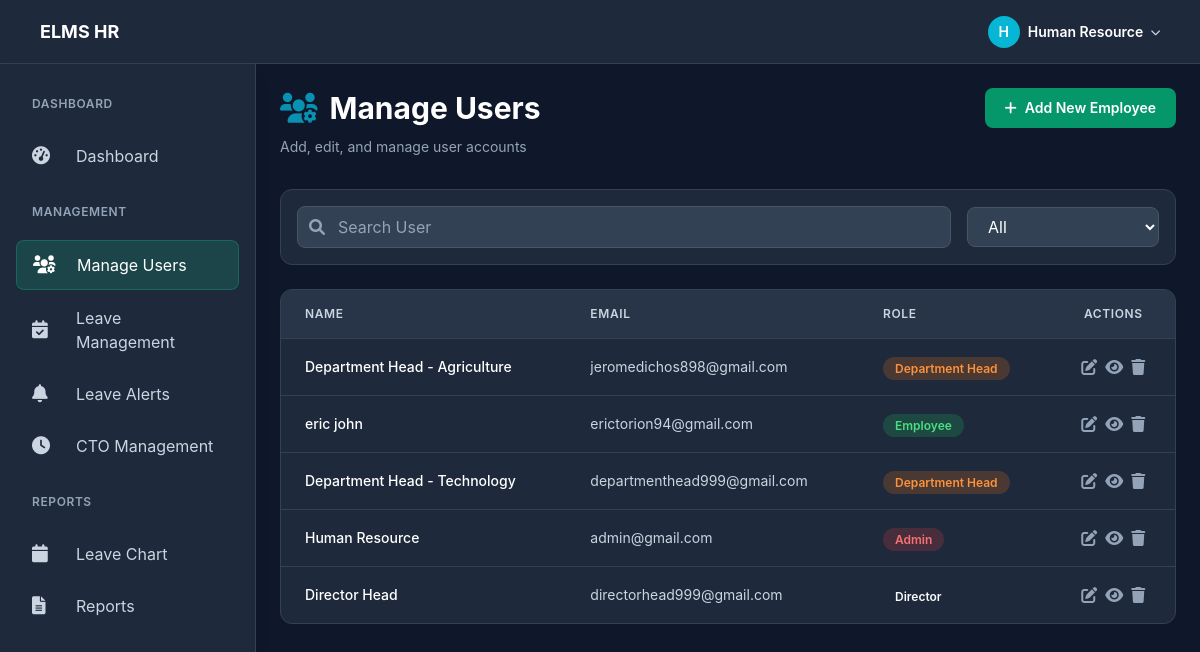
The app's page /app/modules/admin/views/manage_user.php (signed in) with its own data.
### tables this page shows
CREATE TABLE `employees` (
  `id` int(11) NOT NULL,
  `email` varchar(255) NOT NULL,
  `email_verified` tinyint(1) DEFAULT 0,
  `verification_token` varchar(255) DEFAULT NULL,
  `verification_expires` datetime DEFAULT NULL,
  `account_status` enum('pending','active','suspended') DEFAULT 'pending',
  `contact` varchar(20) DEFAULT NULL,
  `department` varchar(100) DEFAULT NULL,
  `position` varchar(100) DEFAULT NULL,
  `password` varchar(255) NOT NULL,
  `name` varchar(255) NOT NULL,
  `role` enum('employee','manager','admin','director') DEFAULT 'employee',
  `sick_leave_balance` int(11) DEFAULT 10,
  `emergency_leave_balance` int(11) DEFAULT 0,
  `maternity_leave_balance` int(11) DEFAULT 0,
  `paternity_leave_balance` int(11) DEFAULT 0,
  `study_leave_balance` int(11) DEFAULT 0,
  `created_at` timestamp NOT NULL DEFAULT current_timestamp(),
  `vacation_leave_balance` int(11) DEFAULT 15,
  `special_leave_privilege_balance` int(11) DEFAULT 3,
  `solo_parent_leave_balance` int(11) DEFAULT 7,
  `vawc_leave_balance` int(11) DEFAULT 10,
  `rehabilitation_privilege_balance` int(11) DEFAULT 0,
  `special_women_leave_balance` int(11) DEFAULT 0,
  `special_emergency_leave_balance` int(11) DEFAULT 0,
  `adoption_leave_balance` int(11) DEFAULT 0,
  `mandatory_leave_balance` int(11) DEFAULT 0,
  `service_start_date` date DEFAULT NULL,
  `last_leave_credit_update` date DEFAULT NULL,
  `special_privilege_leave_balance` decimal(5,2) DEFAULT 3.00,
  `rehabilitation_leave_balance` decimal(5,2) DEFAULT 0.00,
  `terminal_leave_balance` int(11) DEFAULT 0,
  `gender` enum('male','female') DEFAULT 'male',
  `is_solo_parent` tinyint(1) DEFAULT 0,
  `remember_token` varchar(255) DEFAULT NULL,
  `remember_token_expires` datetime DEFAULT NULL,
  `password_reset_token` varchar(255) DEFAULT NULL,
  `password_reset_expires` datetime DEFAULT NULL,
  `cto_balance` decimal(5,2) DEFAULT 0.00,
  `bereavement_leave_balance` int(11) DEFAULT 3,
  `profile_picture` varchar(255) DEFAULT NULL
);

### app/modules/admin/views/manage_user.php (the view, shortened to what this page needs)
<?php
require_once '../../../../config/database.php';
$stmt = $pdo->query("SELECT * FROM employees ORDER BY department ASC, position ASC, name ASC");
$users = $stmt->fetchAll();
include '../../../../includes/admin_header.php';
?>
<div style="display: flex; align-items: flex-start; justify-content: space-between; margin-bottom: 2rem;">
    <div>
        <h1 class="elms-h1" style="margin-bottom: 0.5rem; display: flex; align-items: center;">
            <i class="fas fa-users-cog" style="color: #0891b2; margin-right: 0.75rem;"></i>Manage Users
        </h1>
        <p class="elms-text-muted">Add, edit, and manage user accounts</p>
    </div>
    <button type="button" onclick="openAddUserModal()" class="elms-btn elms-btn-primary" style="display: inline-flex; align-items: center; gap: 0.5rem; white-space: nowrap; padding: 0.625rem 1.25rem; font-weight: 600;">
        <i class="fas fa-plus"></i>Add New Employee
    </button>
</div>
                <div class="bg-slate-800 rounded-xl border border-slate-700 p-4 mb-6">
                    <div class="flex items-center justify-between gap-4">
                        <div class="flex-1">
                            <div class="relative">
                                <i class="fas fa-search absolute left-3 top-1/2 transform -translate-y-1/2 text-slate-400"></i>
                                <input type="text" id="searchUsers" placeholder="Search User"
                                       class="w-full pl-10 pr-4 py-2 bg-slate-700 border border-slate-600 rounded-lg text-white placeholder-slate-400 focus:outline-none focus:ring-2 focus:ring-primary focus:border-transparent"
                                       onkeyup="filterUsers()">
                            </div>
                        </div>
                        <div class="w-48">
                            <select id="filterRole" class="w-full px-4 py-2 bg-slate-700 border border-slate-600 rounded-lg text-white focus:outline-none focus:ring-2 focus:ring-primary focus:border-transparent" onchange="filterUsers()">
                                <option value="">All</option>
                            </select>
                        </div>
                    </div>
                </div>
                <div class="bg-slate-800 rounded-xl border border-slate-700 overflow-hidden">
                    <div class="overflow-x-auto">
                        <table class="w-full">
                            <thead>
                                <tr class="bg-slate-700/50 border-b border-slate-700">
                                    <th class="px-6 py-4 text-left text-xs font-semibold text-slate-300 uppercase tracking-wider">Name</th>
                                    <th class="px-6 py-4 text-left text-xs font-semibold text-slate-300 uppercase tracking-wider">Email</th>
                                    <th class="px-6 py-4 text-left text-xs font-semibold text-slate-300 uppercase tracking-wider">Role</th>
                                    <th class="px-6 py-4 text-center text-xs font-semibold text-slate-300 uppercase tracking-wider">Actions</th>
                                </tr>
                            </thead>
                            <tbody class="divide-y divide-slate-700">
                                <?php foreach ($users as $user): ?>
                                <tr id="user-row-<?php echo $user['id']; ?>" class="user-row hover:bg-slate-700/30 transition-colors"
                                    data-name="<?php echo htmlspecialchars($user['name']); ?>"
                                    data-email="<?php echo htmlspecialchars($user['email']); ?>"
                                    data-role="<?php echo htmlspecialchars($user['role']); ?>">
                                    <td class="px-6 py-4">
                                        <div class="text-sm font-medium text-white"><?php echo htmlspecialchars($user['name']); ?></div>
                                    </td>
                                    <td class="px-6 py-4">
                                        <div class="text-sm text-slate-300"><?php echo htmlspecialchars($user['email']); ?></div>
                                    </td>
                                    <td class="px-6 py-4">
                                        <span class="px-3 py-1 rounded-full text-xs font-semibold <?php
                                            echo $user['role'] === 'admin' ? 'bg-red-500/20 text-red-400' :
                                                ($user['role'] === 'manager' ? 'bg-orange-500/20 text-orange-400' :
                                                ($user['role'] === 'director' ? 'bg-purple-500/20 text-purple-400' : 'bg-green-500/20 text-green-400'));
                                        ?>">
                                            <?php
                                                echo $user['role'] === 'manager' ? 'Department Head' :
                                                    ($user['role'] === 'director' ? 'Director' : ucfirst($user['role']));
                                            ?>
                                        </span>
                                    </td>
                                    <td class="px-6 py-4">
                                        <div class="flex items-center justify-center gap-2">
                                            <button onclick="editUser(<?php echo $user['id']; ?>, '<?php echo htmlspecialchars($user['name']); ?>', '<?php echo htmlspecialchars($user['email']); ?>', '<?php echo htmlspecialchars($user['contact'] ?? ''); ?>', '<?php echo htmlspecialchars($user['position'] ?? ''); ?>', '<?php echo htmlspecialchars($user['department'] ?? ''); ?>', '<?php echo htmlspecialchars($user['role']); ?>')"
                                                    class="text-slate-400 hover:text-primary transition-colors" title="Edit">
                                                <i class="fas fa-edit"></i>
                                            </button>
                                            <button onclick="viewUser(<?php echo $user['id']; ?>)"
                                                    class="text-slate-400 hover:text-blue-400 transition-colors" title="View">
                                                <i class="fas fa-eye"></i>
                                            </button>
                                            <button onclick="deleteUser(<?php echo $user['id']; ?>)"
                                                    class="text-slate-400 hover:text-red-400 transition-colors" title="Delete">
                                                <i class="fas fa-trash"></i>
                                            </button>
                                        </div>
                                    </td>
                                </tr>
                                <?php endforeach; ?>
                            </tbody>
                        </table>
                    </div>
                </div>
        </main>
<?php include '../../../../includes/admin_footer.php'; ?>

### includes/admin_header.php (shortened to what this page needs)
<?php
require_once '../../../../config/database.php';
$stmt = $pdo->prepare("SELECT * FROM employees WHERE id = ?");
$stmt->execute([$_SESSION['user_id']]);
$admin = $stmt->fetch();
$current_page = basename($_SERVER['PHP_SELF']);
?>
<!DOCTYPE html>
<html lang="en">
<head>
    <link rel="stylesheet" href="../../../../assets/css/tailwind.css">
    <link rel="stylesheet" href="../../../../assets/libs/fontawesome/css/all.min.css">
    <link rel="stylesheet" href="../../../../assets/css/elms-dark-theme.css">
</head>
<body style="background-color: #0f172a; margin: 0;">
    <nav class="elms-navbar">
        <div class="elms-navbar-content">
            <div class="elms-logo">
                <span class="elms-logo-text">ELMS HR</span>
            </div>
            <div style="display: flex; align-items: center; gap: 1rem; margin-left: auto;">
                <div style="position: relative;">
                    <button onclick="toggleUserDropdown()" style="display: flex; align-items: center; gap: 0.5rem; background: none; border: none; cursor: pointer; padding: 0;">
                        <div style="width: 32px; height: 32px; background: #06b6d4; border-radius: 50%; display: flex; align-items: center; justify-content: center; color: white; font-weight: 600; font-size: 0.875rem;">
                            <?php echo strtoupper(substr($admin['name'], 0, 1)); ?>
                        </div>
                        <div style="text-align: left;">
                            <div style="color: white; font-weight: 600; font-size: 0.875rem;">
                                <?php echo htmlspecialchars($admin['name']); ?>
                            </div>
                        </div>
                        <i class="fas fa-chevron-down" style="color: #cbd5e1; font-size: 0.625rem;"></i>
                    </button>
                </div>
            </div>
        </div>
    </nav>
    <aside class="elms-sidebar">
        <nav>
            <div class="elms-sidebar-section">
                <h3 class="elms-sidebar-header">Dashboard</h3>
                <a href="dashboard.php" class="elms-sidebar-link <?php echo ($current_page == 'dashboard.php') ? 'active' : ''; ?>">
                    <i class="fas fa-tachometer-alt elms-sidebar-icon"></i>
                    <span>Dashboard</span>
                </a>
            </div>
            <div class="elms-sidebar-section">
                <h3 class="elms-sidebar-header">Management</h3>
                <a href="manage_user.php" class="elms-sidebar-link <?php echo ($current_page == 'manage_user.php') ? 'active' : ''; ?>">
                    <i class="fas fa-users-cog elms-sidebar-icon"></i>
                    <span>Manage Users</span>
                </a>
                <a href="leave_management.php" class="elms-sidebar-link <?php echo ($current_page == 'leave_management.php') ? 'active' : ''; ?>">
                    <i class="fas fa-calendar-check elms-sidebar-icon"></i>
                    <span>Leave Management</span>
                </a>
                <a href="leave_alerts.php" class="elms-sidebar-link <?php echo ($current_page == 'leave_alerts.php') ? 'active' : ''; ?>">
                    <i class="fas fa-bell elms-sidebar-icon"></i>
                    <span>Leave Alerts</span>
                </a>
                <a href="cto_management.php" class="elms-sidebar-link <?php echo ($current_page == 'cto_management.php') ? 'active' : ''; ?>">
                    <i class="fas fa-clock elms-sidebar-icon"></i>
                    <span>CTO Management</span>
                </a>
            </div>
            <div class="elms-sidebar-section">
                <h3 class="elms-sidebar-header">Reports</h3>
                <a href="view_chart.php" class="elms-sidebar-link <?php echo ($current_page == 'view_chart.php') ? 'active' : ''; ?>">
                    <i class="fas fa-calendar elms-sidebar-icon"></i>
                    <span>Leave Chart</span>
                </a>
                <a href="reports.php" class="elms-sidebar-link <?php echo ($current_page == 'reports.php') ? 'active' : ''; ?>">
                    <i class="fas fa-file-alt elms-sidebar-icon"></i>
                    <span>Reports</span>
                </a>
            </div>
        </nav>
    </aside>
    <main class="elms-main">

### assets/css/elms-dark-theme.css (style rules this page uses)
:root { --color-primary: #0891b2; --color-secondary: #f97316; --color-accent: #06b6d4; --color-background: #0f172a; --color-foreground: #f8fafc; --color-muted: #64748b; }
* { box-sizing: border-box; }
body { font-family: -apple-system, BlinkMacSystemFont, "Segoe UI", Roboto, sans-serif; margin: 0; padding: 0; }
* { scrollbar-width: thin; scrollbar-color: #06b6d4 transparent; }
.fas, .far, .fab, .fa { font-family: "Font Awesome 6 Free", "Font Awesome 6 Brands" !important; font-weight: 900; -webkit-font-smoothing: antialiased; display: inline-block; font-style: normal; font-variant: normal; text-rendering: auto; line-height: 1; }
.elms-navbar { background-color: #1e293b; border-bottom: 1px solid #334155; position: fixed; top: 0; left: 0; right: 0; z-index: 50; padding: 0.75rem 1rem; }
.elms-navbar-content { display: flex; align-items: center; justify-content: space-between; }
.elms-logo { display: flex; align-items: center; gap: 0.75rem; }
.elms-logo-text { font-size: 1.125rem; font-weight: 700; color: white; }
.elms-sidebar { position: fixed; left: 0; top: 4rem; height: calc(100vh - 4rem); width: 16rem; background-color: #1e293b; border-right: 1px solid #334155; overflow-y: auto; padding: 1rem; }
.elms-sidebar-section { margin-bottom: 0.5rem; }
.elms-sidebar-header { font-size: 0.75rem; font-weight: 600; color: #94a3b8; text-transform: uppercase; letter-spacing: 0.05em; padding: 0.5rem 1rem; }
.elms-sidebar-link { display: flex; align-items: center; gap: 0.75rem; padding: 0.75rem 1rem; color: #cbd5e1; text-decoration: none; border-radius: 0.5rem; transition: all 0.2s; }
.elms-sidebar-link.active { color: white; background-color: rgba(16, 185, 129, 0.2); border: 1px solid rgba(16, 185, 129, 0.3); }
.elms-sidebar-icon { width: 1.25rem; font-size: 1.125rem; font-family: "Font Awesome 6 Free"; font-weight: 900; -webkit-font-smoothing: antialiased; display: inline-block; font-style: normal; font-variant: normal; text-rendering: auto; line-height: 1; height: 1.25rem; flex-shrink: 0; }
.elms-main { margin-left: 16rem; padding: 1.5rem; padding-top: 5.5rem; background-color: #0f172a; min-height: 100vh; }
.elms-btn { padding: 0.5rem 1rem; border-radius: 0.5rem; font-weight: 500; transition: all 0.2s; border: none; cursor: pointer; }
.elms-btn-primary { background-color: #059669; color: white; }
.elms-h1 { font-size: 1.875rem; font-weight: 700; color: white; }
.elms-text-muted { color: #94a3b8; font-size: 0.875rem; }

### records on screen
employees: name "H", name "Human Resource", email "admin@gmail.com", role "Admin"
employees: name "Department Head - Agriculture", email "jeromedichos898@gmail.com", role "Department Head"
employees: name "eric john", email "erictorion94@gmail.com", role "Employee"
employees: name "Department Head - Technology", email "departmenthead999@gmail.com", role "Department Head"
employees: name "Director Head", email "directorhead999@gmail.com", role "Director"
